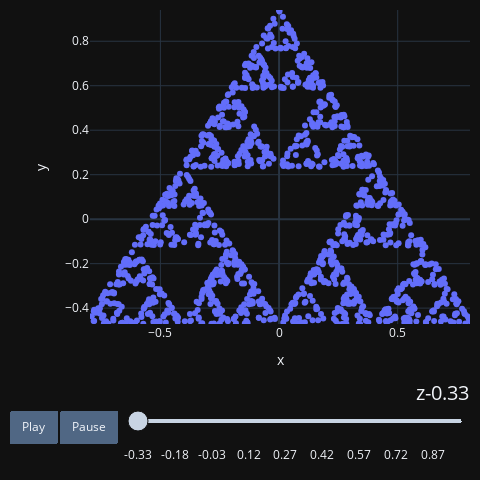

Notebook source saved alongside this figure:
### Markdown cell above
- a b c 
- a c b
- b a c 
- b c a 
- c a b 
- c b a

### Code cell
points = sierpinski(10000, 3)
points = [list(i) for i in points]
points = sorted(points, key=lambda x: x[-1])
points = [np.dot(rotation_matrix(axis, theta), i) for i in points]
a, b, c = zip(*points)
a = np.array(a)
b = np.array(b)
c = np.array(c)
make_chart(b, a, c)

### Figure 1 — Plotly figure (JSON) as saved in the notebook; plotly's stock layout.template omitted (floating-point values rounded to 4 significant figures; data arrays with more than 128 entries replaced by an {"elided": "..."} marker saying what was removed)
{"data": [{"mode": "markers", "type": "scatter", "x": {"elided": "1373 float values"}, "y": {"elided": "1373 float values"}}], "layout": {"autosize": false, "height": 480, "hovermode": "closest", "margin": {"b": 10, "l": 10, "pad": 0, "r": 10, "t": 10}, "sliders": [{"active": 0, "currentvalue": {"font": {"size": 20}, "prefix": "z", "visible": true, "xanchor": "right"}, "len": 0.9, "pad": {"b": 10, "t": 50}, "steps": [{"args": [[-0.33], {"frame": {"duration": 10, "redraw": false}, "mode": "immediate", "transition": {"duration": 10}}], "label": "-0.33", "method": "animate"}, {"args": [[-0.32], {"frame": {"duration": 10, "redraw": false}, "mode": "immediate", "transition": {"duration": 10}}], "label": "-0.32", "method": "animate"}, {"args": [[-0.31], {"frame": {"duration": 10, "redraw": false}, "mode": "immediate", "transition": {"duration": 10}}], "label": "-0.31", "method": "animate"}, {"args": [[-0.3], {"frame": {"duration": 10, "redraw": false}, "mode": "immediate", "transition": {"duration": 10}}], "label": "-0.3", "method": "animate"}, {"args": [[-0.29], {"frame": {"duration": 10, "redraw": false}, "mode": "immediate", "transition": {"duration": 10}}], "label": "-0.29", "method": "animate"}, {"args": [[-0.28], {"frame": {"duration": 10, "redraw": false}, "mode": "immediate", "transition": {"duration": 10}}], "label": "-0.28", "method": "animate"}, {"args": [[-0.27], {"frame": {"duration": 10, "redraw": false}, "mode": "immediate", "transition": {"duration": 10}}], "label": "-0.27", "method": "animate"}, {"args": [[-0.26], {"frame": {"duration": 10, "redraw": false}, "mode": "immediate", "transition": {"duration": 10}}], "label": "-0.26", "method": "animate"}, {"args": [[-0.25], {"frame": {"duration": 10, "redraw": false}, "mode": "immediate", "transition": {"duration": 10}}], "label": "-0.25", "method": "animate"}, {"args": [[-0.24], {"frame": {"duration": 10, "redraw": false}, "mode": "immediate", "transition": {"duration": 10}}], "label": "-0.24", "method": "animate"}, {"args": [[-0.23], {"frame": {"duration": 10, "redraw": false}, "mode": "immediate", "transition": {"duration": 10}}], "label": "-0.23", "method": "animate"}, {"args": [[-0.22], {"frame": {"duration": 10, "redraw": false}, "mode": "immediate", "transition": {"duration": 10}}], "label": "-0.22", "method": "animate"}, {"args": [[-0.21], {"frame": {"duration": 10, "redraw": false}, "mode": "immediate", "transition": {"duration": 10}}], "label": "-0.21", "method": "animate"}, {"args": [[-0.2], {"frame": {"duration": 10, "redraw": false}, "mode": "immediate", "transition": {"duration": 10}}], "label": "-0.2", "method": "animate"}, {"args": [[-0.19], {"frame": {"duration": 10, "redraw": false}, "mode": "immediate", "transition": {"duration": 10}}], "label": "-0.19", "method": "animate"}, {"args": [[-0.18], {"frame": {"duration": 10, "redraw": false}, "mode": "immediate", "transition": {"duration": 10}}], "label": "-0.18", "method": "animate"}, {"args": [[-0.17], {"frame": {"duration": 10, "redraw": false}, "mode": "immediate", "transition": {"duration": 10}}], "label": "-0.17", "method": "animate"}, {"args": [[-0.16], {"frame": {"duration": 10, "redraw": false}, "mode": "immediate", "transition": {"duration": 10}}], "label": "-0.16", "method": "animate"}, {"args": [[-0.15], {"frame": {"duration": 10, "redraw": false}, "mode": "immediate", "transition": {"duration": 10}}], "label": "-0.15", "method": "animate"}, {"args": [[-0.14], {"frame": {"duration": 10, "redraw": false}, "mode": "immediate", "transition": {"duration": 10}}], "label": "-0.14", "method": "animate"}, {"args": [[-0.13], {"frame": {"duration": 10, "redraw": false}, "mode": "immediate", "transition": {"duration": 10}}], "label": "-0.13", "method": "animate"}, {"args": [[-0.12], {"frame": {"duration": 10, "redraw": false}, "mode": "immediate", "transition": {"duration": 10}}], "label": "-0.12", "method": "animate"}, {"args": [[-0.11], {"frame": {"duration": 10, "redraw": false}, "mode": "immediate", "transition": {"duration": 10}}], "label": "-0.11", "method": "animate"}, {"args": [[-0.1], {"frame": {"duration": 10, "redraw": false}, "mode": "immediate", "transition": {"duration": 10}}], "label": "-0.1", "method": "animate"}, {"args": [[-0.09], {"frame": {"duration": 10, "redraw": false}, "mode": "immediate", "transition": {"duration": 10}}], "label": "-0.09", "method": "animate"}, {"args": [[-0.08], {"frame": {"duration": 10, "redraw": false}, "mode": "immediate", "transition": {"duration": 10}}], "label": "-0.08", "method": "animate"}, {"args": [[-0.07], {"frame": {"duration": 10, "redraw": false}, "mode": "immediate", "transition": {"duration": 10}}], "label": "-0.07", "method": "animate"}, {"args": [[-0.06], {"frame": {"duration": 10, "redraw": false}, "mode": "immediate", "transition": {"duration": 10}}], "label": "-0.06", "method": "animate"}, {"args": [[-0.05], {"frame": {"duration": 10, "redraw": false}, "mode": "immediate", "transition": {"duration": 10}}], "label": "-0.05", "method": "animate"}, {"args": [[-0.04], {"frame": {"duration": 10, "redraw": false}, "mode": "immediate", "transition": {"duration": 10}}], "label": "-0.04", "method": "animate"}, {"args": [[-0.03], {"frame": {"duration": 10, "redraw": false}, "mode": "immediate", "transition": {"duration": 10}}], "label": "-0.03", "method": "animate"}, {"args": [[-0.02], {"frame": {"duration": 10, "redraw": false}, "mode": "immediate", "transition": {"duration": 10}}], "label": "-0.02", "method": "animate"}, {"args": [[-0.01], {"frame": {"duration": 10, "redraw": false}, "mode": "immediate", "transition": {"duration": 10}}], "label": "-0.01", "method": "animate"}, {"args": [[0], {"frame": {"duration": 10, "redraw": false}, "mode": "immediate", "transition": {"duration": 10}}], "label": "-0.0", "method": "animate"}, {"args": [[0.01], {"frame": {"duration": 10, "redraw": false}, "mode": "immediate", "transition": {"duration": 10}}], "label": "0.01", "method": "animate"}, {"args": [[0.02], {"frame": {"duration": 10, "redraw": false}, "mode": "immediate", "transition": {"duration": 10}}], "label": "0.02", "method": "animate"}, {"args": [[0.03], {"frame": {"duration": 10, "redraw": false}, "mode": "immediate", "transition": {"duration": 10}}], "label": "0.03", "method": "animate"}, {"args": [[0.04], {"frame": {"duration": 10, "redraw": false}, "mode": "immediate", "transition": {"duration": 10}}], "label": "0.04", "method": "animate"}, {"args": [[0.05], {"frame": {"duration": 10, "redraw": false}, "mode": "immediate", "transition": {"duration": 10}}], "label": "0.05", "method": "animate"}, {"args": [[0.06], {"frame": {"duration": 10, "redraw": false}, "mode": "immediate", "transition": {"duration": 10}}], "label": "0.06", "method": "animate"}, {"args": [[0.07], {"frame": {"duration": 10, "redraw": false}, "mode": "immediate", "transition": {"duration": 10}}], "label": "0.07", "method": "animate"}, {"args": [[0.08], {"frame": {"duration": 10, "redraw": false}, "mode": "immediate", "transition": {"duration": 10}}], "label": "0.08", "method": "animate"}, {"args": [[0.09], {"frame": {"duration": 10, "redraw": false}, "mode": "immediate", "transition": {"duration": 10}}], "label": "0.09", "method": "animate"}, {"args": [[0.1], {"frame": {"duration": 10, "redraw": false}, "mode": "immediate", "transition": {"duration": 10}}], "label": "0.1", "method": "animate"}, {"args": [[0.11], {"frame": {"duration": 10, "redraw": false}, "mode": "immediate", "transition": {"duration": 10}}], "label": "0.11", "method": "animate"}, {"args": [[0.12], {"frame": {"duration": 10, "redraw": false}, "mode": "immediate", "transition": {"duration": 10}}], "label": "0.12", "method": "animate"}, {"args": [[0.13], {"frame": {"duration": 10, "redraw": false}, "mode": "immediate", "transition": {"duration": 10}}], "label": "0.13", "method": "animate"}, {"args": [[0.14], {"frame": {"duration": 10, "redraw": false}, "mode": "immediate", "transition": {"duration": 10}}], "label": "0.14", "method": "animate"}, {"args": [[0.15], {"frame": {"duration": 10, "redraw": false}, "mode": "immediate", "transition": {"duration": 10}}], "label": "0.15", "method": "animate"}, {"args": [[0.16], {"frame": {"duration": 10, "redraw": false}, "mode": "immediate", "transition": {"duration": 10}}], "label": "0.16", "method": "animate"}, {"args": [[0.17], {"frame": {"duration": 10, "redraw": false}, "mode": "immediate", "transition": {"duration": 10}}], "label": "0.17", "method": "animate"}, {"args": [[0.18], {"frame": {"duration": 10, "redraw": false}, "mode": "immediate", "transition": {"duration": 10}}], "label": "0.18", "method": "animate"}, {"args": [[0.19], {"frame": {"duration": 10, "redraw": false}, "mode": "immediate", "transition": {"duration": 10}}], "label": "0.19", "method": "animate"}, {"args": [[0.2], {"frame": {"duration": 10, "redraw": false}, "mode": "immediate", "transition": {"duration": 10}}], "label": "0.2", "method": "animate"}, {"args": [[0.21], {"frame": {"duration": 10, "redraw": false}, "mode": "immediate", "transition": {"duration": 10}}], "label": "0.21", "method": "animate"}, {"args": [[0.22], {"frame": {"duration": 10, "redraw": false}, "mode": "immediate", "transition": {"duration": 10}}], "label": "0.22", "method": "animate"}, {"args": [[0.23], {"frame": {"duration": 10, "redraw": false}, "mode": "immediate", "transition": {"duration": 10}}], "label": "0.23", "method": "animate"}, {"args": [[0.24], {"frame": {"duration": 10, "redraw": false}, "mode": "immediate", "transition": {"duration": 10}}], "label": "0.24", "method": "animate"}, {"args": [[0.25], {"frame": {"duration": 10, "redraw": false}, "mode": "immediate", "transition": {"duration": 10}}], "label": "0.25", "method": "animate"}, {"args": [[0.26], {"frame": {"duration": 10, "redraw": false}, "mode": "immediate", "transition": {"duration": 10}}], "label": "0.26", "method": "animate"}, {"args": [[0.27], {"frame": {"duration": 10, "redraw": false}, "mode": "immediate", "transition": {"duration": 10}}], "label": "0.27", "method": "animate"}, {"args": [[0.28], {"frame": {"duration": 10, "redraw": false}, "mode": "immediate", "transition": {"duration": 10}}], "label": "0.28", "method": "animate"}, {"args": [[0.29], {"frame": {"duration": 10, "redraw": false}, "mode": "immediate", "transition": {"duration": 10}}], "label": "0.29", "method": "animate"}, {"args": [[0.3], {"frame": {"duration": 10, "redraw": false}, "mode": "immediate", "transition": {"duration": 10}}], "label": "0.3", "method": "animate"}, {"args": [[0.31], {"frame": {"duration": 10, "redraw": false}, "mode": "immediate", "transition": {"duration": 10}}], "label": "0.31", "method": "animate"}, {"args": [[0.32], {"frame": {"duration": 10, "redraw": false}, "mode": "immediate", "transition": {"duration": 10}}], "label": "0.32", "method": "animate"}, {"args": [[0.33], {"frame": {"duration": 10, "redraw": false}, "mode": "immediate", "transition": {"duration": 10}}], "label": "0.33", "method": "animate"}, {"args": [[0.34], {"frame": {"duration": 10, "redraw": false}, "mode": "immediate", "transition": {"duration": 10}}], "label": "0.34", "method": "animate"}, {"args": [[0.35], {"frame": {"duration": 10, "redraw": false}, "mode": "immediate", "transition": {"duration": 10}}], "label": "0.35", "method": "animate"}, {"args": [[0.36], {"frame": {"duration": 10, "redraw": false}, "mode": "immediate", "transition": {"duration": 10}}], "label": "0.36", "method": "animate"}, {"args": [[0.37], {"frame": {"duration": 10, "redraw": false}, "mode": "immediate", "transition": {"duration": 10}}], "label": "0.37", "method": "animate"}, {"args": [[0.38], {"frame": {"duration": 10, "redraw": false}, "mode": "immediate", "transition": {"duration": 10}}], "label": "0.38", "method": "animate"}, {"args": [[0.39], {"frame": {"duration": 10, "redraw": false}, "mode": "immediate", "transition": {"duration": 10}}], "label": "0.39", "method": "animate"}, {"args": [[0.4], {"frame": {"duration": 10, "redraw": false}, "mode": "immediate", "transition": {"duration": 10}}], "label": "0.4", "method": "animate"}, {"args": [[0.41], {"frame": {"duration": 10, "redraw": false}, "mode": "immediate", "transition": {"duration": 10}}], "label": "0.41", "method": "animate"}, {"args": [[0.42], {"frame": {"duration": 10, "redraw": false}, "mode": "immediate", "transition": {"duration": 10}}], "label": "0.42", "method": "animate"}, {"args": [[0.43], {"frame": {"duration": 10, "redraw": false}, "mode": "immediate", "transition": {"duration": 10}}], "label": "0.43", "method": "animate"}, {"args": [[0.44], {"frame": {"duration": 10, "redraw": false}, "mode": "immediate", "transition": {"duration": 10}}], "label": "0.44", "method": "animate"}, {"args": [[0.45], {"frame": {"duration": 10, "redraw": false}, "mode": "immediate", "transition": {"duration": 10}}], "label": "0.45", "method": "animate"}, {"args": [[0.46], {"frame": {"duration": 10, "redraw": false}, "mode": "immediate", "transition": {"duration": 10}}], "label": "0.46", "method": "animate"}, {"args": [[0.47], {"frame": {"duration": 10, "redraw": false}, "mode": "immediate", "transition": {"duration": 10}}], "label": "0.47", "method": "animate"}, {"args": [[0.48], {"frame": {"duration": 10, "redraw": false}, "mode": "immediate", "transition": {"duration": 10}}], "label": "0.48", "method": "animate"}, {"args": [[0.49], {"frame": {"duration": 10, "redraw": false}, "mode": "immediate", "transition": {"duration": 10}}], "label": "0.49", "method": "animate"}, {"args": [[0.5], {"frame": {"duration": 10, "redraw": false}, "mode": "immediate", "transition": {"duration": 10}}], "label": "0.5", "method": "animate"}, {"args": [[0.51], {"frame": {"duration": 10, "redraw": false}, "mode": "immediate", "transition": {"duration": 10}}], "label": "0.51", "method": "animate"}, {"args": [[0.52], {"frame": {"duration": 10, "redraw": false}, "mode": "immediate", "transition": {"duration": 10}}], "label": "0.52", "method": "animate"}, {"args": [[0.53], {"frame": {"duration": 10, "redraw": false}, "mode": "immediate", "transition": {"duration": 10}}], "label": "0.53", "method": "animate"}, {"args": [[0.54], {"frame": {"duration": 10, "redraw": false}, "mode": "immediate", "transition": {"duration": 10}}], "label": "0.54", "method": "animate"}, {"args": [[0.55], {"frame": {"duration": 10, "redraw": false}, "mode": "immediate", "transition": {"duration": 10}}], "label": "0.55", "method": "animate"}, {"args": [[0.56], {"frame": {"duration": 10, "redraw": false}, "mode": "immediate", "transition": {"duration": 10}}], "label": "0.56", "method": "animate"}, {"args": [[0.57], {"frame": {"duration": 10, "redraw": false}, "mode": "immediate", "transition": {"duration": 10}}], "label": "0.57", "method": "animate"}, {"args": [[0.58], {"frame": {"duration": 10, "redraw": false}, "mode": "immediate", "transition": {"duration": 10}}], "label": "0.58", "method": "animate"}, {"args": [[0.59], {"frame": {"duration": 10, "redraw": false}, "mode": "immediate", "transition": {"duration": 10}}], "label": "0.59", "method": "animate"}, {"args": [[0.6], {"frame": {"duration": 10, "redraw": false}, "mode": "immediate", "transition": {"duration": 10}}], "label": "0.6", "method": "animate"}, {"args": [[0.61], {"frame": {"duration": 10, "redraw": false}, "mode": "immediate", "transition": {"duration": 10}}], "label": "0.61", "method": "animate"}, {"args": [[0.62], {"frame": {"duration": 10, "redraw": false}, "mode": "immediate", "transition": {"duration": 10}}], "label": "0.62", "method": "animate"}, {"args": [[0.63], {"frame": {"duration": 10, "redraw": false}, "mode": "immediate", "transition": {"duration": 10}}], "label": "0.63", "method": "animate"}, {"args": [[0.64], {"frame": {"duration": 10, "redraw": false}, "mode": "immediate", "transition": {"duration": 10}}], "label": "0.64", "method": "animate"}, {"args": [[0.65], {"frame": {"duration": 10, "redraw": false}, "mode": "immediate", "transition": {"duration": 10}}], "label": "0.65", "method": "animate"}, {"args": [[0.66], {"frame": {"duration": 10, "redraw": false}, "mode": "immediate", "transition": {"duration": 10}}], "label": "0.66", "method": "animate"}, {"args": [[0.67], {"frame": {"duration": 10, "redraw": false}, "mode": "immediate", "transition": {"duration": 10}}], "label": "0.67", "method": "animate"}, {"args": [[0.68], {"frame": {"duration": 10, "redraw": false}, "mode": "immediate", "transition": {"duration": 10}}], "label": "0.68", "method": "animate"}, {"args": [[0.69], {"frame": {"duration": 10, "redraw": false}, "mode": "immediate", "transition": {"duration": 10}}], "label": "0.69", "method": "animate"}, {"args": [[0.7], {"frame": {"duration": 10, "redraw": false}, "mode": "immediate", "transition": {"duration": 10}}], "label": "0.7", "method": "animate"}, {"args": [[0.71], {"frame": {"duration": 10, "redraw": false}, "mode": "immediate", "transition": {"duration": 10}}], "label": "0.71", "method": "animate"}, {"args": [[0.72], {"frame": {"duration": 10, "redraw": false}, "mode": "immediate", "transition": {"duration": 10}}], "label": "0.72", "method": "animate"}, {"args": [[0.73], {"frame": {"duration": 10, "redraw": false}, "mode": "immediate", "transition": {"duration": 10}}], "label": "0.73", "method": "animate"}, {"args": [[0.74], {"frame": {"duration": 10, "redraw": false}, "mode": "immediate", "transition": {"duration": 10}}], "label": "0.74", "method": "animate"}, {"args": [[0.75], {"frame": {"duration": 10, "redraw": false}, "mode": "immediate", "transition": {"duration": 10}}], "label": "0.75", "method": "animate"}, {"args": [[0.76], {"frame": {"duration": 10, "redraw": false}, "mode": "immediate", "transition": {"duration": 10}}], "label": "0.76", "method": "animate"}, {"args": [[0.77], {"frame": {"duration": 10, "redraw": false}, "mode": "immediate", "transition": {"duration": 10}}], "label": "0.77", "method": "animate"}, {"args": [[0.78], {"frame": {"duration": 10, "redraw": false}, "mode": "immediate", "transition": {"duration": 10}}], "label": "0.78", "method": "animate"}, {"args": [[0.79], {"frame": {"duration": 10, "redraw": false}, "mode": "immediate", "transition": {"duration": 10}}], "label": "0.79", "method": "animate"}, {"args": [[0.8], {"frame": {"duration": 10, "redraw": false}, "mode": "immediate", "transition": {"duration": 10}}], "label": "0.8", "method": "animate"}, {"args": [[0.81], {"frame": {"duration": 10, "redraw": false}, "mode": "immediate", "transition": {"duration": 10}}], "label": "0.81", "method": "animate"}, {"args": [[0.82], {"frame": {"duration": 10, "redraw": false}, "mode": "immediate", "transition": {"duration": 10}}], "label": "0.82", "method": "animate"}, {"args": [[0.83], {"frame": {"duration": 10, "redraw": false}, "mode": "immediate", "transition": {"duration": 10}}], "label": "0.83", "method": "animate"}, {"args": [[0.84], {"frame": {"duration": 10, "redraw": false}, "mode": "immediate", "transition": {"duration": 10}}], "label": "0.84", "method": "animate"}, {"args": [[0.85], {"frame": {"duration": 10, "redraw": false}, "mode": "immediate", "transition": {"duration": 10}}], "label": "0.85", "method": "animate"}, {"args": [[0.86], {"frame": {"duration": 10, "redraw": false}, "mode": "immediate", "transition": {"duration": 10}}], "label": "0.86", "method": "animate"}, {"args": [[0.87], {"frame": {"duration": 10, "redraw": false}, "mode": "immediate", "transition": {"duration": 10}}], "label": "0.87", "method": "animate"}, {"args": [[0.88], {"frame": {"duration": 10, "redraw": false}, "mode": "immediate", "transition": {"duration": 10}}], "label": "0.88", "method": "animate"}, {"args": [[0.89], {"frame": {"duration": 10, "redraw": false}, "mode": "immediate", "transition": {"duration": 10}}], "label": "0.89", "method": "animate"}, {"args": [[0.9], {"frame": {"duration": 10, "redraw": false}, "mode": "immediate", "transition": {"duration": 10}}], "label": "0.9", "method": "animate"}, {"args": [[0.91], {"frame": {"duration": 10, "redraw": false}, "mode": "immediate", "transition": {"duration": 10}}], "label": "0.91", "method": "animate"}, {"args": [[0.92], {"frame": {"duration": 10, "redraw": false}, "mode": "immediate", "transition": {"duration": 10}}], "label": "0.92", "method": "animate"}, {"args": [[0.93], {"frame": {"duration": 10, "redraw": false}, "mode": "immediate", "transition": {"duration": 10}}], "label": "0.93", "method": "animate"}, {"args": [[0.94], {"frame": {"duration": 10, "redraw": false}, "mode": "immediate", "transition": {"duration": 10}}], "label": "0.94", "method": "animate"}, {"args": [[0.95], {"frame": {"duration": 10, "redraw": false}, "mode": "immediate", "transition": {"duration": 10}}], "label": "0.95", "method": "animate"}, {"args": [[0.96], {"frame": {"duration": 10, "redraw": false}, "mode": "immediate", "transition": {"duration": 10}}], "label": "0.96", "method": "animate"}, {"args": [[0.97], {"frame": {"duration": 10, "redraw": false}, "mode": "immediate", "transition": {"duration": 10}}], "label": "0.97", "method": "animate"}, {"args": [[0.98], {"frame": {"duration": 10, "redraw": false}, "mode": "immediate", "transition": {"duration": 10}}], "label": "0.98", "method": "animate"}], "transition": {"duration": 10}, "x": 0.1, "xanchor": "left", "y": 0, "yanchor": "top"}], "updatemenus": [{"buttons": [{"args": [null, {"frame": {"duration": 20, "redraw": false}, "fromcurrent": true, "transition": {"duration": 10}}], "label": "Play", "method": "animate"}, {"args": [[null], {"frame": {"duration": 0, "redraw": false}, "mode": "immediate", "transition": {"duration": 0}}], "label": "Pause", "method": "animate"}], "direction": "left", "pad": {"r": 10, "t": 87}, "showactive": false, "type": "buttons", "x": 0.1, "xanchor": "right", "y": 0, "yanchor": "top"}], "width": 480, "xaxis": {"range": [-0.7967, 0.8046], "title": {"text": "x"}}, "yaxis": {"range": [-0.4714, 0.9405], "title": {"text": "y"}}}}
